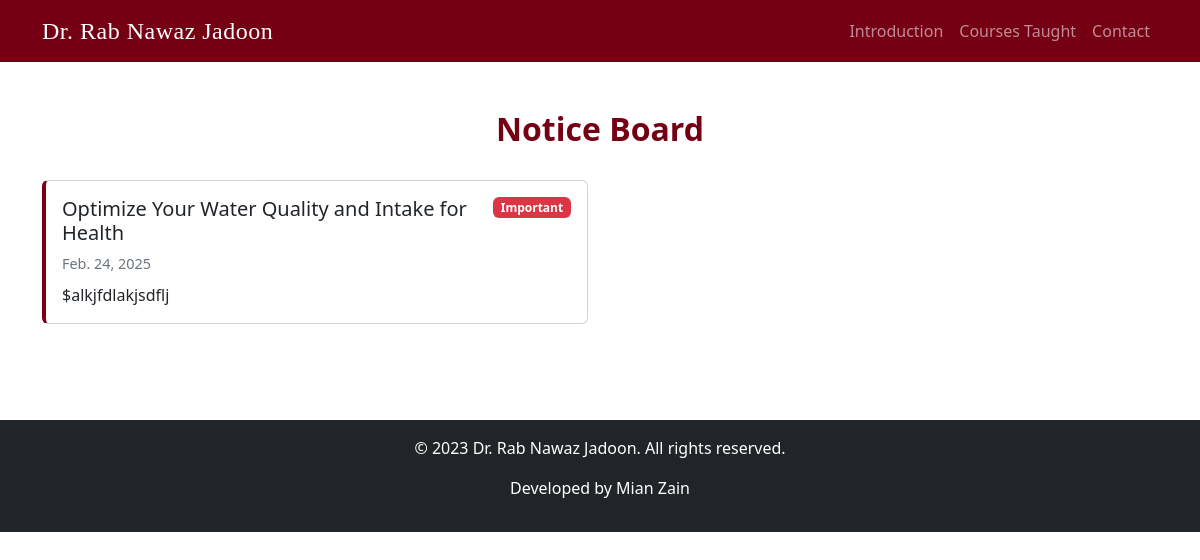
Screenshot of /notice-board/ with the database file from the repository.
### core/models.py (models this page shows, shortened)
class Notice(models.Model):
    title = models.CharField(max_length=200)
    content = models.TextField()
    date = models.DateField(auto_now_add=True)
    important = models.BooleanField(default=False)
    class Meta:
        ordering = ['-date']

### core/views.py (the view)
# urls.py: path('notice-board/', views.notice_board, name='notice-board'),
def notice_board(request):
    notices = Notice.objects.all()
    return render(request, 'notices.html', {
        'notices': notices
    })

### core/templates/notices.html (shortened to what this page needs)
{% extends "base.html" %}
{% load static %}
{% block head %}
   <link rel="stylesheet" href="{% static "css/notices.css" %}">
{% endblock head %}
{% block content %}
    <section class="container my-5">
        <h1 class="section-header">Notice Board</h1>
        <div id="noticeList" class="row">
            {% if notices %}
                {% for notice in notices %}
                    <div class="col-md-6 mb-4">
                        <div class="card notice-card">
                            <div class="card-body">
                                <div class="d-flex justify-content-between align-items-start">
                                    <h5 class="card-title">{{ notice.title }}</h5>
                                    {% if notice %}
                                    <span class="badge bg-danger">Important</span>
                                    {% endif %}
                                </div>
                                <p class="notice-date mb-2">{{notice.date}}</p>
                                <p class="card-text">${{notice.content}}</p>
                            </div>
                        </div>
                    </div>
                {% endfor %}
            {% else %}
                <div class="col-12">
                    <div class="alert alert-info" role="alert">
                        No notices available.
                    </div>
                </div>
            {% endif %}
        </div>
    </section>
{% endblock content %}

### core/static/css/notices.css (style rules this page uses)
.section-header { font-size: 2rem; font-weight: bold; color: #750014; text-align: center; margin-bottom: 2rem; }
.notice-card { border-left: 4px solid #750014; margin-bottom: 1.5rem; transition: transform 0.2s; }
.notice-date { color: #6c757d; font-size: 0.9rem; }

### rows the page displays
Notice: title "Optimize Your Water Quality and Intake for Health", date "Feb. 24, 2025", content "alkjfdlakjsdflj"
